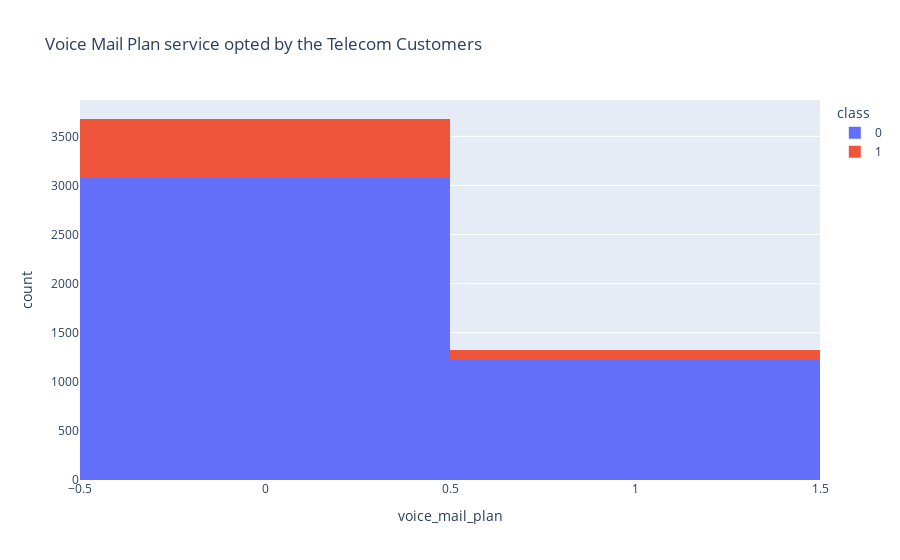

Notebook code cell kept with this figure:
### Markdown cell above
MINI CHALLENGE #3:

- Plot the plotly histogram on voice mail plan correlated with Churn feature

### Code cell
fig = px.histogram(telecom_df, x = "voice_mail_plan",
                  color = "class",
                  title = "Voice Mail Plan service opted by the Telecom Customers")
fig.show()

### Figure 1 — Plotly figure (JSON) as saved in the notebook; plotly's stock layout.template omitted (floating-point values rounded to 4 significant figures; data arrays with more than 128 entries replaced by an {"elided": "..."} marker saying what was removed)
{"data": [{"alignmentgroup": "True", "bingroup": "x", "hovertemplate": "class=0<br>voice_mail_plan=%{x}<br>count=%{y}<extra></extra>", "legendgroup": "0", "marker": {"color": "#636efa"}, "name": "0", "offsetgroup": "0", "orientation": "v", "showlegend": true, "type": "histogram", "x": {"elided": "4293 int values"}, "xaxis": "x", "yaxis": "y"}, {"alignmentgroup": "True", "bingroup": "x", "hovertemplate": "class=1<br>voice_mail_plan=%{x}<br>count=%{y}<extra></extra>", "legendgroup": "1", "marker": {"color": "#EF553B"}, "name": "1", "offsetgroup": "1", "orientation": "v", "showlegend": true, "type": "histogram", "x": {"elided": "707 int values"}, "xaxis": "x", "yaxis": "y"}], "layout": {"barmode": "relative", "legend": {"title": {"text": "class"}, "tracegroupgap": 0}, "title": {"text": "Voice Mail Plan service opted by the Telecom Customers"}, "xaxis": {"anchor": "y", "domain": [0, 1], "title": {"text": "voice_mail_plan"}}, "yaxis": {"anchor": "x", "domain": [0, 1], "title": {"text": "count"}}}}
